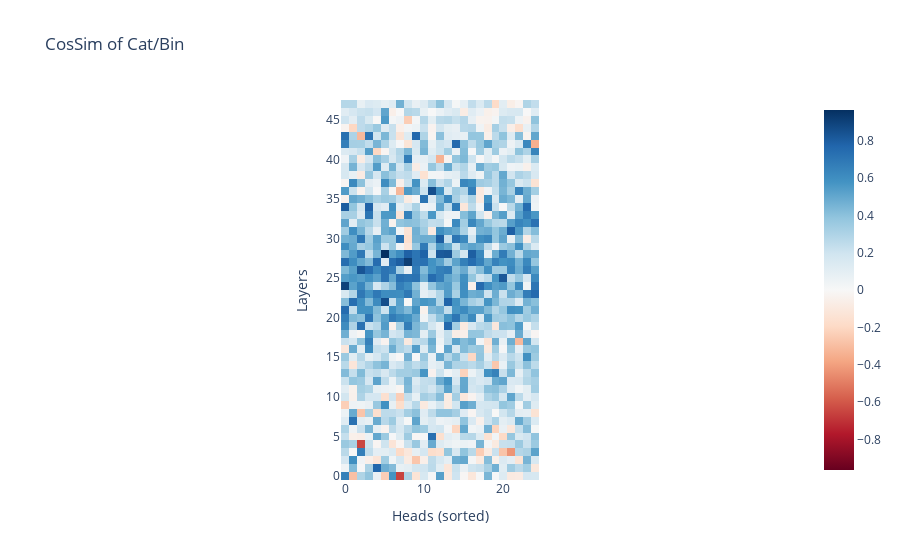

Notebook code cell kept with this figure:
### Code cell
def compute_probe_cos_sims(a, b):
    #a and b are coefs
    
    cos = nn.CosineSimilarity()
    
    cossims = []
    for p_a, p_b in zip(a, b):
        cossims.append(cos(torch.from_numpy(p_a).reshape(1, -1), torch.from_numpy(p_b).reshape(1, -1)).item())
    
    return np.array(cossims)


bin_coefs = [a.coef_ for a in attn_bin_probes]
cat_coefs = [a.coef_[5] for a in saga_cat_probes]

cossims = compute_probe_cos_sims(bin_coefs, cat_coefs)

px.imshow(np.array(cossims).reshape(nin_d.model.cfg.n_layers, nin_d.model.cfg.n_heads), labels = {"x" : "Heads (sorted)", "y": "Layers"},title = "CosSim of Cat/Bin", color_continuous_midpoint = 0, color_continuous_scale="RdBu", origin = "lower")

### Figure 1 — Plotly figure (JSON) as saved in the notebook; plotly's stock layout.template omitted (floating-point values rounded to 4 significant figures; data arrays with more than 128 entries replaced by an {"elided": "..."} marker saying what was removed)
{"data": [{"coloraxis": "coloraxis", "hovertemplate": "Heads (sorted): %{x}<br>Layers: %{y}<br>color: %{z}<extra></extra>", "name": "0", "type": "heatmap", "xaxis": "x", "yaxis": "y", "z": {"elided": "48x25 float values"}}], "layout": {"coloraxis": {"cmid": 0, "colorscale": [[0, "rgb(103,0,31)"], [0.1, "rgb(178,24,43)"], [0.2, "rgb(214,96,77)"], [0.3, "rgb(244,165,130)"], [0.4, "rgb(253,219,199)"], [0.5, "rgb(247,247,247)"], [0.6, "rgb(209,229,240)"], [0.7, "rgb(146,197,222)"], [0.8, "rgb(67,147,195)"], [0.9, "rgb(33,102,172)"], [1, "rgb(5,48,97)"]]}, "title": {"text": "CosSim of Cat/Bin"}, "xaxis": {"anchor": "y", "constrain": "domain", "domain": [0, 1], "scaleanchor": "y", "title": {"text": "Heads (sorted)"}}, "yaxis": {"anchor": "x", "autorange": true, "constrain": "domain", "domain": [0, 1], "title": {"text": "Layers"}}}}
